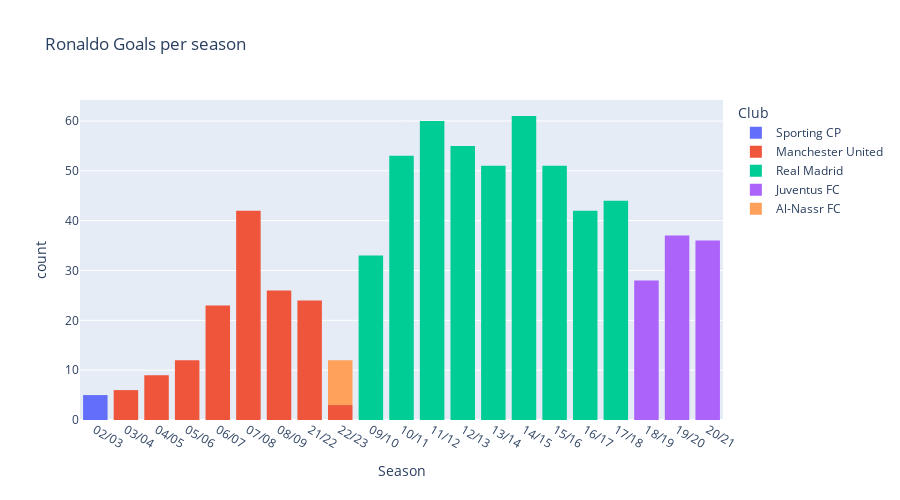

This figure's notebook cell:
### Code cell
px.histogram(
    cr7,
    x='Season',
    title="Ronaldo Goals per season",
    log_x=False,
    log_y=False, 
    height=500,
    color='Club',
    hover_name='Club',
    hover_data=['Competition','Season','Club'])

### Figure 1 — Plotly figure (JSON) as saved in the notebook; plotly's stock layout.template omitted (floating-point values rounded to 4 significant figures; data arrays with more than 128 entries replaced by an {"elided": "..."} marker saying what was removed)
{"data": [{"alignmentgroup": "True", "bingroup": "x", "hovertemplate": "Club=Sporting CP<br>Season=%{x}<br>count=%{y}<extra></extra>", "legendgroup": "Sporting CP", "marker": {"color": "#636efa", "pattern": {"shape": ""}}, "name": "Sporting CP", "offsetgroup": "Sporting CP", "orientation": "v", "showlegend": true, "type": "histogram", "x": ["02/03", "02/03", "02/03", "02/03", "02/03"], "xaxis": "x", "yaxis": "y"}, {"alignmentgroup": "True", "bingroup": "x", "hovertemplate": "Club=Manchester United<br>Season=%{x}<br>count=%{y}<extra></extra>", "legendgroup": "Manchester United", "marker": {"color": "#EF553B", "pattern": {"shape": ""}}, "name": "Manchester United", "offsetgroup": "Manchester United", "orientation": "v", "showlegend": true, "type": "histogram", "x": {"elided": "145 str values"}, "xaxis": "x", "yaxis": "y"}, {"alignmentgroup": "True", "bingroup": "x", "hovertemplate": "Club=Real Madrid<br>Season=%{x}<br>count=%{y}<extra></extra>", "legendgroup": "Real Madrid", "marker": {"color": "#00cc96", "pattern": {"shape": ""}}, "name": "Real Madrid", "offsetgroup": "Real Madrid", "orientation": "v", "showlegend": true, "type": "histogram", "x": {"elided": "450 str values"}, "xaxis": "x", "yaxis": "y"}, {"alignmentgroup": "True", "bingroup": "x", "hovertemplate": "Club=Juventus FC<br>Season=%{x}<br>count=%{y}<extra></extra>", "legendgroup": "Juventus FC", "marker": {"color": "#ab63fa", "pattern": {"shape": ""}}, "name": "Juventus FC", "offsetgroup": "Juventus FC", "orientation": "v", "showlegend": true, "type": "histogram", "x": ["18/19", "18/19", "18/19", "18/19", "18/19", "18/19", "18/19", "18/19", "18/19", "18/19", "18/19", "18/19", "18/19", "18/19", "18/19", "18/19", "18/19", "18/19", "18/19", "18/19", "18/19", "18/19", "18/19", "18/19", "18/19", "18/19", "18/19", "18/19", "19/20", "19/20", "19/20", "19/20", "19/20", "19/20", "19/20", "19/20", "19/20", "19/20", "19/20", "19/20", "19/20", "19/20", "19/20", "19/20", "19/20", "19/20", "19/20", "19/20", "19/20", "19/20", "19/20", "19/20", "19/20", "19/20", "19/20", "19/20", "19/20", "19/20", "19/20", "19/20", "19/20", "19/20", "19/20", "19/20", "19/20", "20/21", "20/21", "20/21", "20/21", "20/21", "20/21", "20/21", "20/21", "20/21", "20/21", "20/21", "20/21", "20/21", "20/21", "20/21", "20/21", "20/21", "20/21", "20/21", "20/21", "20/21", "20/21", "20/21", "20/21", "20/21", "20/21", "20/21", "20/21", "20/21", "20/21", "20/21", "20/21", "20/21", "20/21", "20/21", "20/21"], "xaxis": "x", "yaxis": "y"}, {"alignmentgroup": "True", "bingroup": "x", "hovertemplate": "Club=Al-Nassr FC<br>Season=%{x}<br>count=%{y}<extra></extra>", "legendgroup": "Al-Nassr FC", "marker": {"color": "#FFA15A", "pattern": {"shape": ""}}, "name": "Al-Nassr FC", "offsetgroup": "Al-Nassr FC", "orientation": "v", "showlegend": true, "type": "histogram", "x": ["22/23", "22/23", "22/23", "22/23", "22/23", "22/23", "22/23", "22/23", "22/23"], "xaxis": "x", "yaxis": "y"}], "layout": {"barmode": "relative", "height": 500, "legend": {"title": {"text": "Club"}, "tracegroupgap": 0}, "title": {"text": "Ronaldo Goals per season"}, "xaxis": {"anchor": "y", "domain": [0, 1], "title": {"text": "Season"}}, "yaxis": {"anchor": "x", "domain": [0, 1], "title": {"text": "count"}}}}
